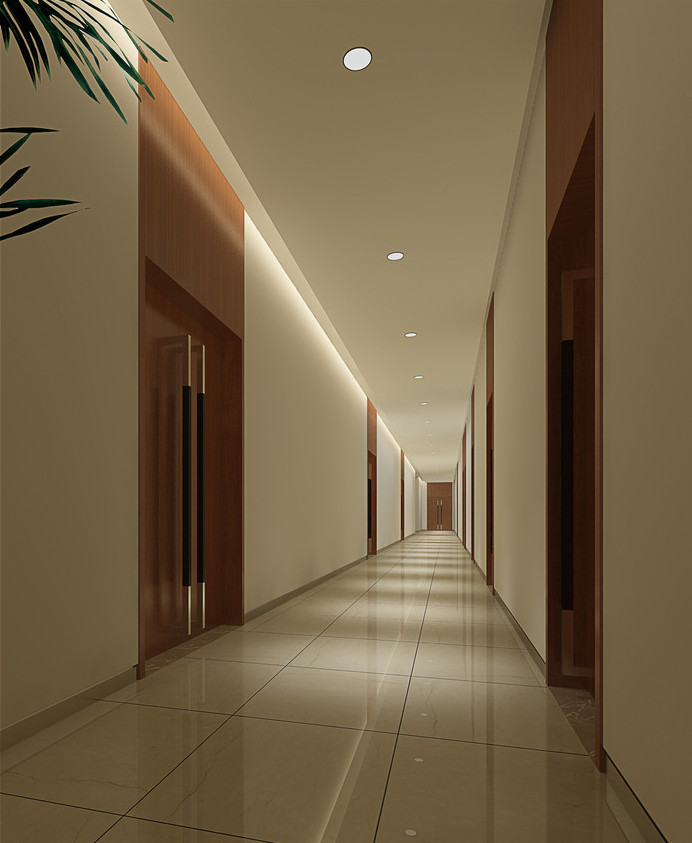
#> input picture data/10.jpg, 692 x 843 px
$ python -i Edges.py   (imports and definitions only)
#> lines starting #> are read from the running program, lines starting #| are printed output that depends on the picture; after the words box and inside, x2 and y2 are one past the last pixel; in counts of white or black regions, pixels touching at a corner belong together
#> further down, picture is the input picture: shape (843, 692, 3); mean B, G, R 71.2, 99.2, 116.8
import cv2 as cv
import numpy as np
import copy
import math

eps = 1e-7

def getEdges(image):
    blur = cv.bilateralFilter(image,9,75,75)
    gray = cv.cvtColor(blur,cv.COLOR_BGR2GRAY)
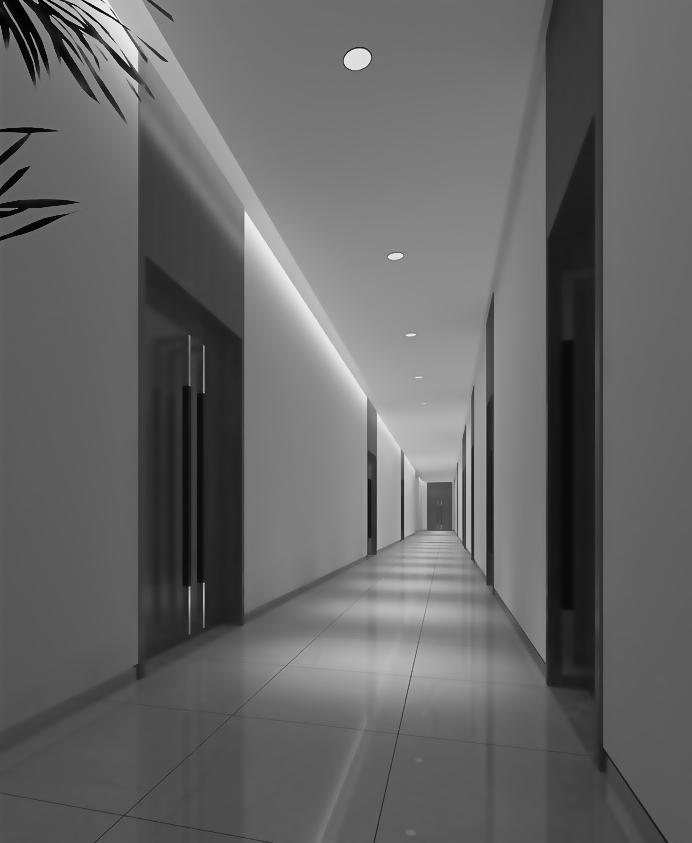
#> gray: shape (843, 692); min 2, max 242, mean 101.4
    #blur2 = cv.GaussianBlur(gray,(5,5),0)
    edges = cv.Canny(gray,50,200,apertureSize = 3)
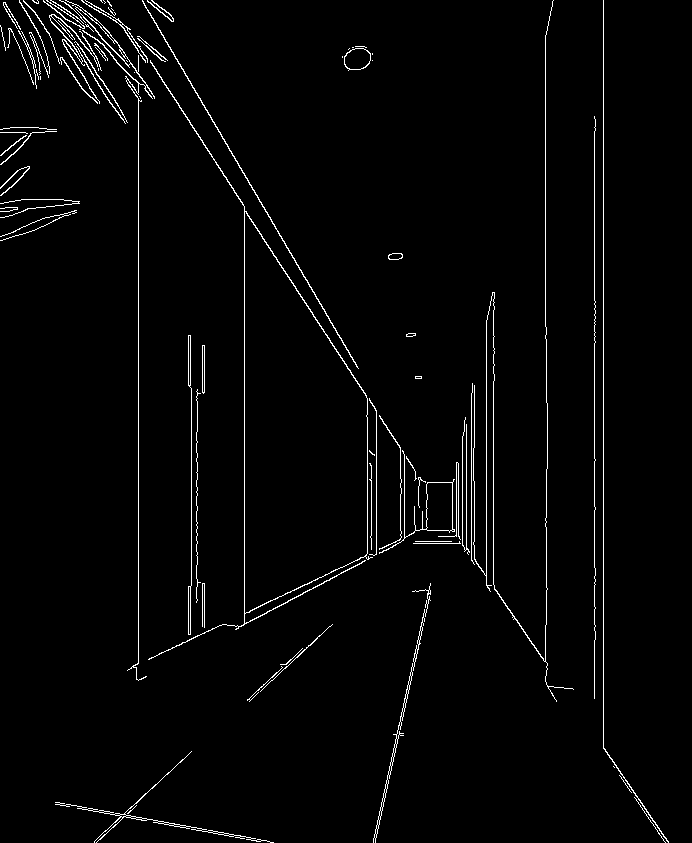
#> edges: shape (843, 692); 2.3% white in thin lines or dots
    return edges

# [26 lines left out: functions getLines, checkRound, not called in this run]

def outOfSize(pos,edges):
    return pos[1] < 0 or pos[1] >= edges.shape[0] or pos[0] < 0 or pos[0] >= edges.shape[1]

# [145 lines left out: functions extenLine, extenLines, getLineABC, getCirAnch, sortLines, disPoint2Line, not called in this run]

def inLine(point,line,gap = 1):
    return disPoint2Line(point,line) <= gap

# [71 lines left out: functions shouldMerge, merge2Line, mergeLines, not called in this run]

>>> import cv2
>>> picture = cv2.imread('data/10.jpg')
>>> result = getEdges(picture)

$ run again, on data/11.jpg
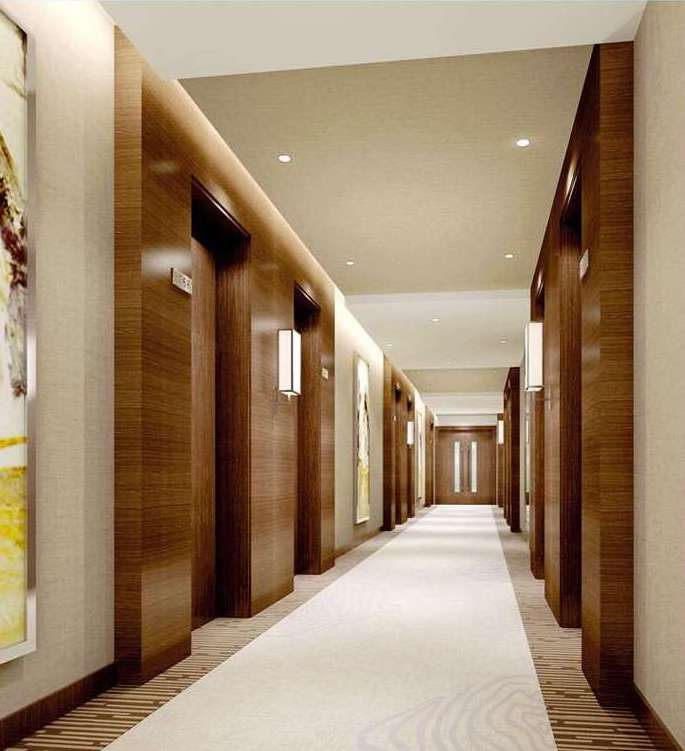
#> input picture data/11.jpg, 685 x 751 px
#> picture is the input picture: shape (751, 685, 3); mean B, G, R 109.5, 135.4, 158.8
#> in getEdges, `gray = cv.cvtColor(blur,cv.COLOR_BGR2GRAY)`:
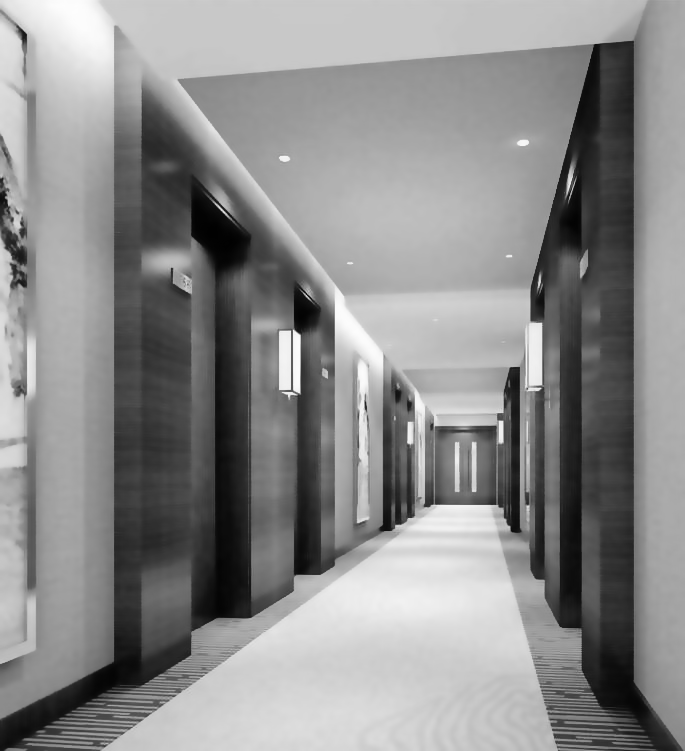
#> gray: shape (751, 685); min 1, max 253, mean 139.4
#> in getEdges, `edges = cv.Canny(gray,50,200,apertureSize = 3)`:
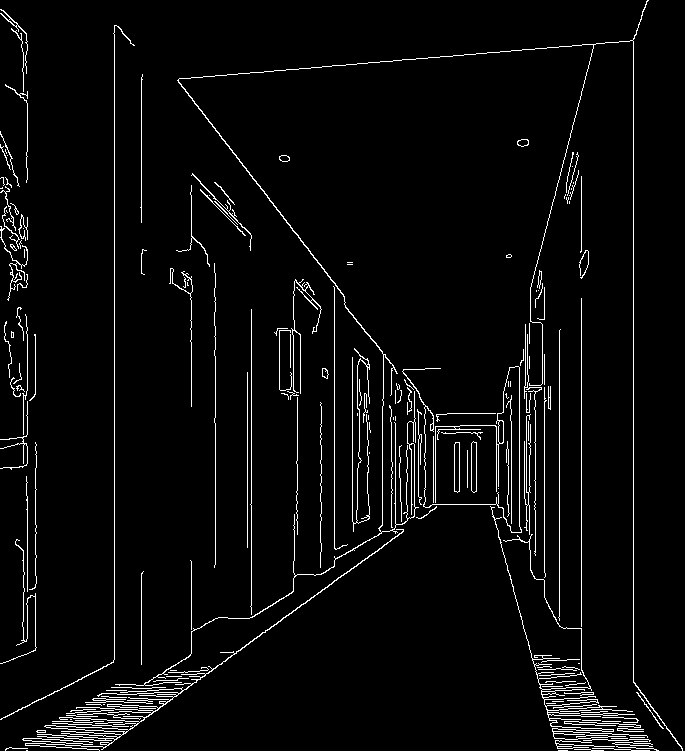
#> edges: shape (751, 685); 3.9% white in thin lines or dots

$ run again, on data/13.jpg
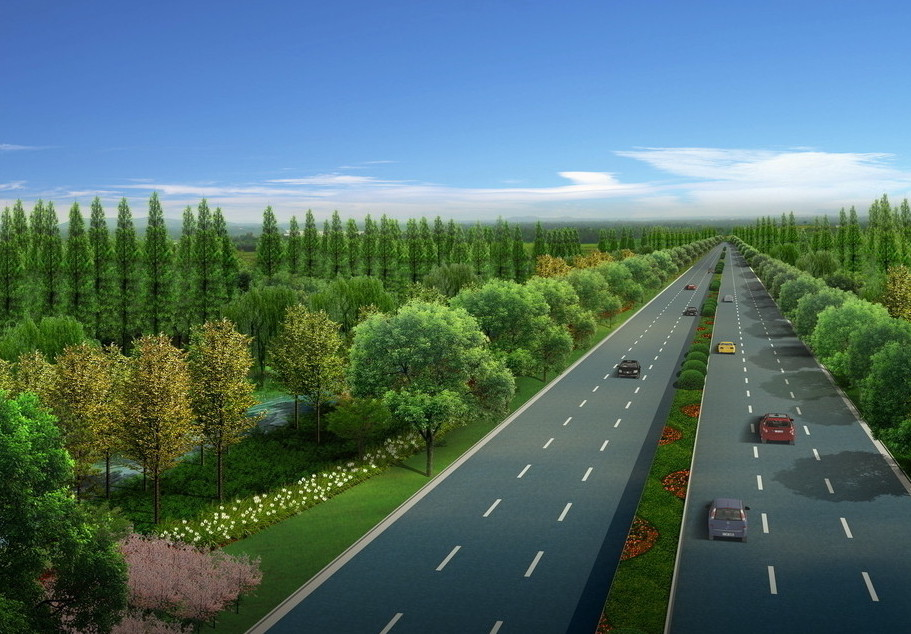
#> input picture data/13.jpg, 911 x 634 px
#> picture is the input picture: shape (634, 911, 3); mean B, G, R 110.2, 112.8, 83.6
#> in getEdges, `gray = cv.cvtColor(blur,cv.COLOR_BGR2GRAY)`:
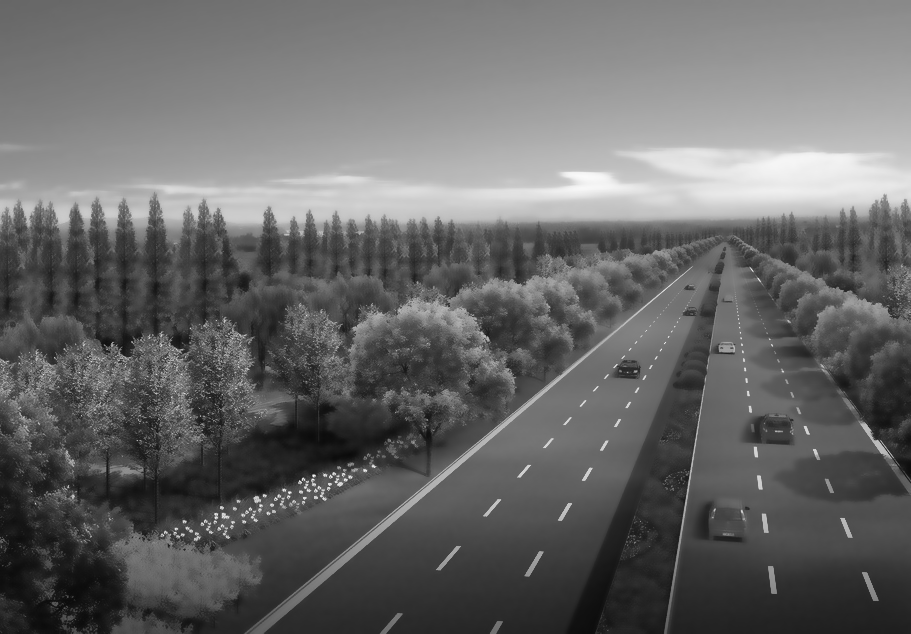
#> gray: shape (634, 911); min 10, max 250, mean 103.6
#> in getEdges, `edges = cv.Canny(gray,50,200,apertureSize = 3)`:
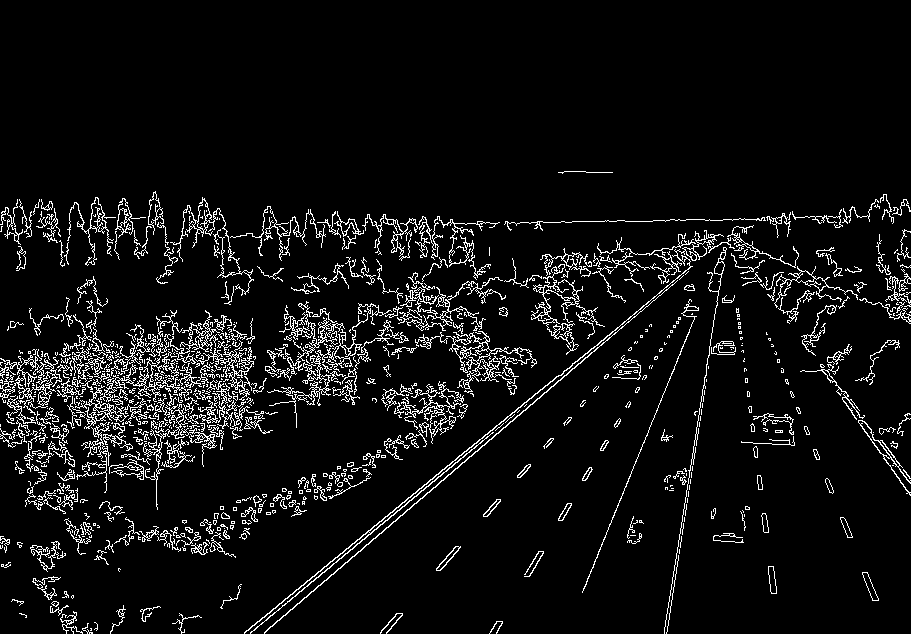
#> edges: shape (634, 911); 6.5% white in thin lines or dots, all inside (x1, y1, x2, y2) = (0, 171, 911, 634)
